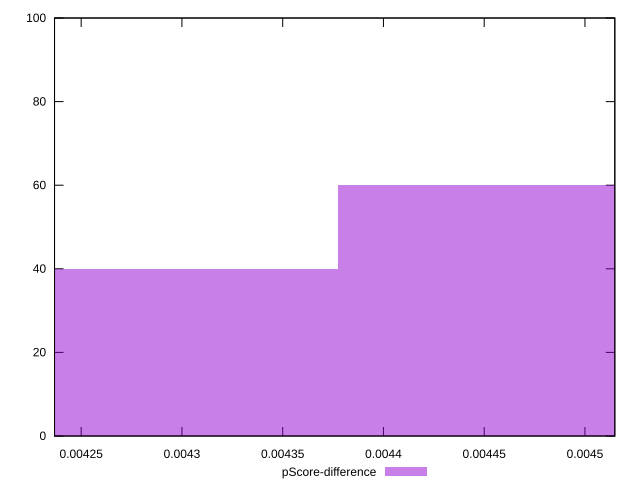

Here is the gnuplot script that generated this plot:
reset

$pScoreDifference <<EOF
0.004457007415464255 60
0.004297828579197674 40
EOF

set key outside below
set boxwidth 0.00015917883626658053
set xrange [0.004236774933165377:0.004514825297931457]
set yrange [0:100]
set trange [0:100]
set style fill transparent solid 0.5 noborder
set terminal svg size 640, 490 enhanced background rgb 'white'
set output "reports/report_00027_2021-02-24T12-40-31.850Z/uses-long-cache-ttl/samples/music/pScore-difference/histogram.svg"

plot $pScoreDifference title "pScore-difference" with boxes

reset
